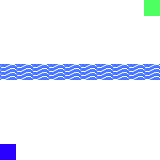

A 2D game scene composited from a Tiled map and its tileset images. What follows is a short description and the map's XML, with every tile layer's data as written:
An orthogonal 10x10 tile map with 16x16 px tiles, 2 tile layers (Floor, effects).

<map version="1.0" tiledversion="1.1.5" orientation="orthogonal" renderorder="left-down" width="10" height="10" tilewidth="16" tileheight="16" infinite="0" nextobjectid="2">
 <tileset firstgid="1" source="tilemap.tsx" />
 <layer name="Floor" width="10" height="10">
  <data encoding="csv">
3,3,3,3,3,3,3,3,3,14,
3,3,3,3,3,3,3,3,3,3,
3,3,3,3,3,3,3,3,3,3,
3,3,3,3,3,3,3,3,3,3,
6,6,6,6,6,6,6,6,6,6,
3,3,3,3,3,3,3,3,3,3,
3,3,3,3,3,3,3,3,3,3,
3,3,3,3,3,3,3,3,3,3,
3,3,3,3,3,3,3,3,3,3,
5,3,3,3,3,3,3,3,3,3
</data>
 </layer>
 <layer name="effects" width="10" height="10">
  <data encoding="csv">
0,0,0,0,0,0,0,0,0,0,
0,0,0,0,0,0,0,0,0,0,
0,0,0,0,0,0,0,0,0,0,
0,0,0,0,0,0,0,0,0,0,
4,4,4,4,4,4,4,4,4,4,
0,0,0,0,0,0,0,0,0,0,
0,0,0,0,0,0,0,0,0,0,
0,0,0,0,0,0,0,0,0,0,
0,0,0,0,0,0,0,0,0,0,
0,0,0,0,0,0,0,0,0,0
</data>
 </layer>
 <objectgroup name="Walls" />
</map>
